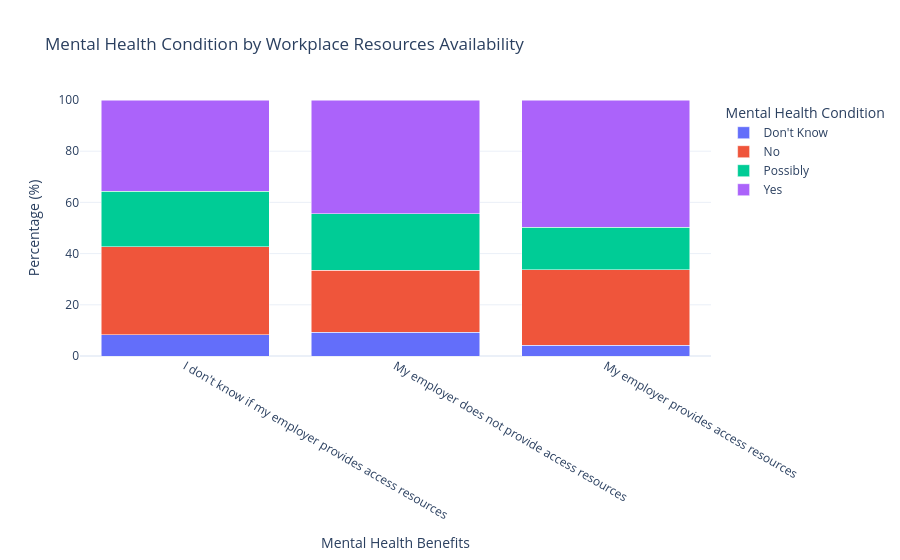

Source (notebook cell):
### Code cell
# Workplace Resources × Mental Health
workplace_resources_mh_table = pd.crosstab(
    benefits_analysis["workplace_resources"], 
    benefits_analysis["mental_health"],
    normalize="index"
) * 100

# Convert the crosstab index into a regular column
wrxmh_plot = workplace_resources_mh_table.reset_index()

# Reshape the table for Plotly
wrxmh_plot = wrxmh_plot.melt(
    id_vars="workplace_resources",
    var_name="mental_health",
    value_name="percentage"
)

fig = px.bar(
    wrxmh_plot,
    x="workplace_resources",
    y="percentage",
    color="mental_health",
    barmode="stack",
    template="plotly_white",
    title="Mental Health Condition by Workplace Resources Availability",
    labels={
        "workplace_resources": "Workplace Resources",
        "percentage": "Percentage",
        "mental_health": "Mental Health Condition"
    }
)

fig.update_layout(
    yaxis_title="Percentage (%)",
    xaxis_title="Mental Health Benefits",
    yaxis=dict(range=[0, 100])
)

fig.show()

### Figure 1 — Plotly figure (JSON) as saved in the notebook; plotly's stock layout.template omitted (floating-point values rounded to 4 significant figures)
{"data": [{"hovertemplate": "Mental Health Condition=Don't Know<br>Workplace Resources=%{x}<br>Percentage=%{y}<extra></extra>", "legendgroup": "Don't Know", "marker": {"color": "#636efa", "pattern": {"shape": ""}}, "name": "Don't Know", "orientation": "v", "showlegend": true, "textposition": "auto", "type": "bar", "x": ["I don't know if my employer provides access resources", "My employer does not provide access resources", "My employer provides access resources"], "xaxis": "x", "y": [8.235, 9.27, 4.167], "yaxis": "y"}, {"hovertemplate": "Mental Health Condition=No<br>Workplace Resources=%{x}<br>Percentage=%{y}<extra></extra>", "legendgroup": "No", "marker": {"color": "#EF553B", "pattern": {"shape": ""}}, "name": "No", "orientation": "v", "showlegend": true, "textposition": "auto", "type": "bar", "x": ["I don't know if my employer provides access resources", "My employer does not provide access resources", "My employer provides access resources"], "xaxis": "x", "y": [34.51, 24.16, 29.51], "yaxis": "y"}, {"hovertemplate": "Mental Health Condition=Possibly<br>Workplace Resources=%{x}<br>Percentage=%{y}<extra></extra>", "legendgroup": "Possibly", "marker": {"color": "#00cc96", "pattern": {"shape": ""}}, "name": "Possibly", "orientation": "v", "showlegend": true, "textposition": "auto", "type": "bar", "x": ["I don't know if my employer provides access resources", "My employer does not provide access resources", "My employer provides access resources"], "xaxis": "x", "y": [21.57, 22.19, 16.67], "yaxis": "y"}, {"hovertemplate": "Mental Health Condition=Yes<br>Workplace Resources=%{x}<br>Percentage=%{y}<extra></extra>", "legendgroup": "Yes", "marker": {"color": "#ab63fa", "pattern": {"shape": ""}}, "name": "Yes", "orientation": "v", "showlegend": true, "textposition": "auto", "type": "bar", "x": ["I don't know if my employer provides access resources", "My employer does not provide access resources", "My employer provides access resources"], "xaxis": "x", "y": [35.69, 44.38, 49.65], "yaxis": "y"}], "layout": {"barmode": "stack", "legend": {"title": {"text": "Mental Health Condition"}, "tracegroupgap": 0}, "title": {"text": "Mental Health Condition by Workplace Resources Availability"}, "xaxis": {"anchor": "y", "domain": [0, 1], "title": {"text": "Mental Health Benefits"}}, "yaxis": {"anchor": "x", "domain": [0, 1], "range": [0, 100], "title": {"text": "Percentage (%)"}}}}
